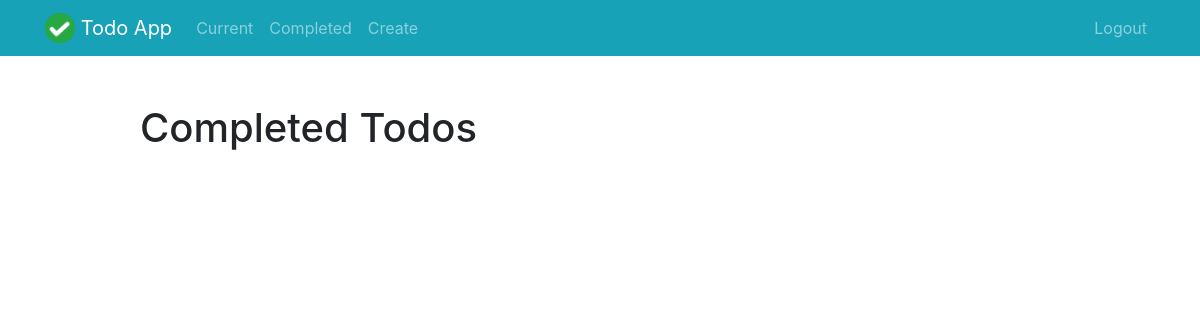
The app's page /completed/ (signed in), older data.
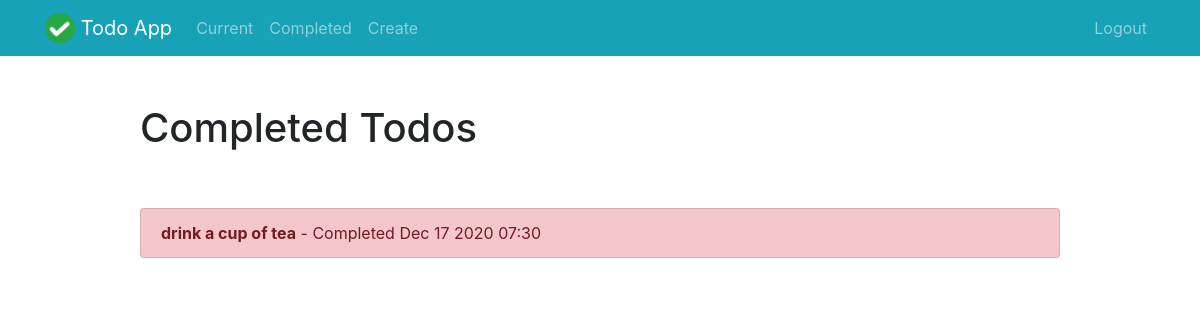
The same page, newer data.
### todo/models.py (models this page shows, shortened)
class Todo(models.Model):
    title = models.CharField(max_length=100)
    memo = models.TextField(blank=True)
    created = models.DateTimeField(auto_now_add=True)
    datecompleted = models.DateTimeField(null=True, blank=True)
    important = models.BooleanField(default=False)
    user = models.ForeignKey(User, on_delete=models.CASCADE)

### todo/views.py (the view)
# urls.py: path('completed/', views.completedtodos, name='completedtodos'),
@login_required
def completedtodos(req):
    todos = Todo.objects.filter(user=req.user, datecompleted__isnull=False)
    todos.order_by('-datecompleted')
    return render(req, 'todo/completedtodos.html', {'todos': todos})

### templates/todo/completedtodos.html
{% extends "todo/base.html" %}
{% block content %}
    <div class="row justify-content-center mt-5">
        <div class="col-md-10">
            <h1>Completed Todos</h1>
        </div>
    </div>
    <div class="row justify-content-center mt-5">
        <div class="col-md-10">
            <div class="list-group">
                {% for todo in todos %}
                    <a href="{% url 'viewtodo' todo.id %}" class="list-group-item list-group-item-action{% if todo.important %} list-group-item-danger{% endif %}"><b>{{ todo.title }}</b> - Completed {{ todo.datecompleted|date:'M j Y H:i' }}</a>
                {% endfor %}
            </div>
        </div>
    </div>
{% endblock %}

Row changes from the older to the newer data that the page shows:
now on this page (row edited): Todo: title "drink a cup of tea", datecompleted "Dec 17 2020 07:30"
